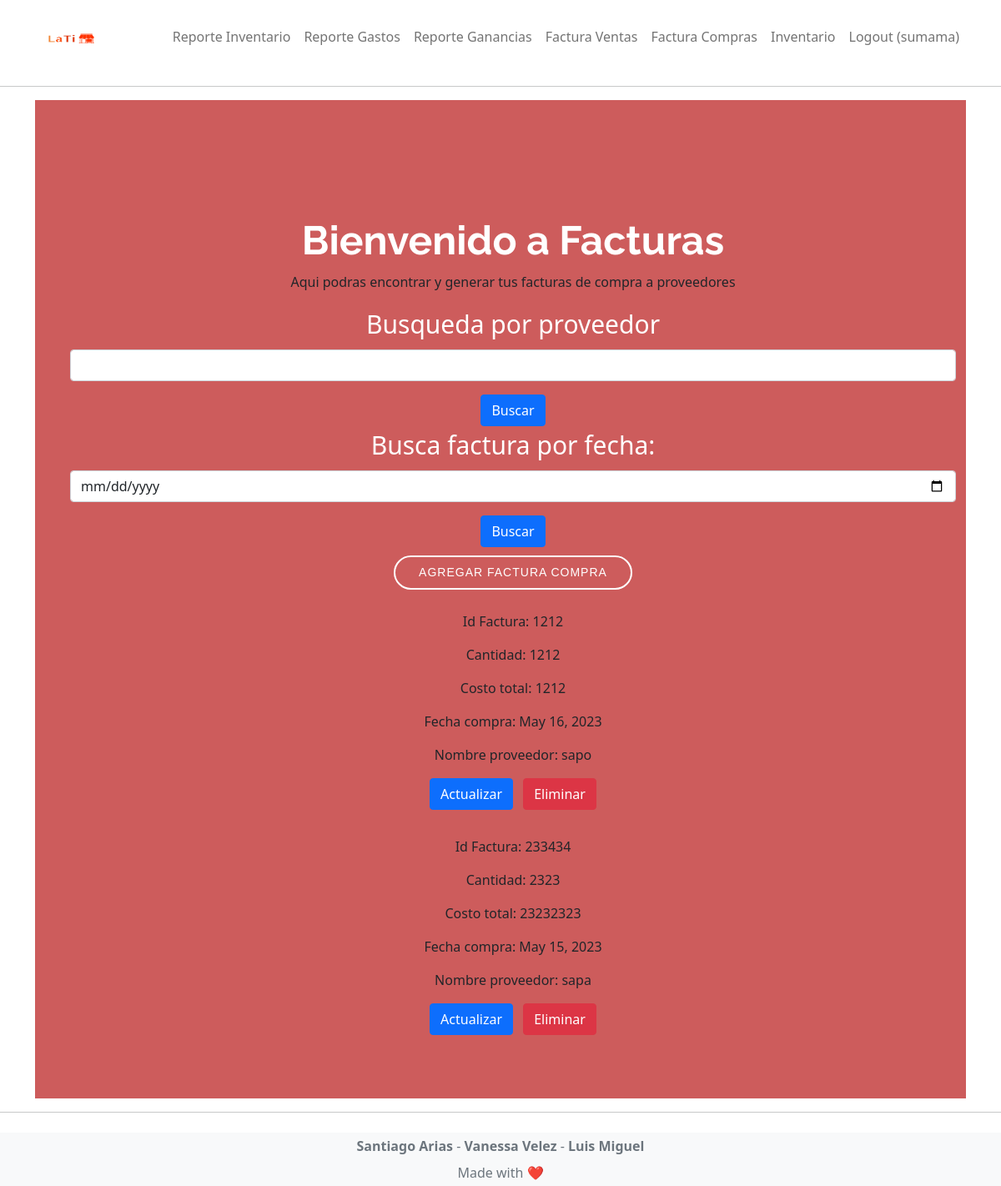
Screenshot of /usuario/1/facturaC/ (signed in) with the database file from the repository.
### lati/models.py (models this page shows)
class FacturaC(models.Model):
    idFacturaC = models.PositiveIntegerField(primary_key=True)
    cantProduct = models.PositiveIntegerField()
    costo =models.PositiveIntegerField()
    fecha = models.DateField(default=datetime.date.today)
    nombreProveedor = models.CharField(max_length=50)
    user =models.ForeignKey(User,on_delete=models.CASCADE)

### lati/views.py (the view)
# urls.py: path('usuario/<int:user_id>/facturaC/', appViews.facturaC,name='facturaC'),
def facturaC(request, user_id):
    searchTerm = request.GET.get('busquedaproveedor')
    searchTerm1 = request.GET.get('searchFacturaC')
    user = get_object_or_404(User,pk=user_id)
    if searchTerm:
        facturasC = FacturaC.objects.filter(nombreProveedor__icontains=searchTerm,user=user)
    elif searchTerm1:
        facturasC = FacturaC.objects.filter(fecha__icontains=searchTerm1,user=user)
    else:
        facturasC = FacturaC.objects.filter(user=user)
    return render(request,'facturaCompras.html',{'searchTerm':searchTerm,'searchTerm1':searchTerm1,'facturasC':facturasC})

### lati/templates/facturaCompras.html (shortened to what this page needs)
<!DOCTYPE html>
<html>
<head>
    <link href="https://cdn.jsdelivr.net/npm/bootstrap@5.0.2/dist/css/bootstrap.min.css" rel="stylesheet">
    <link rel="stylesheet" type="text/css" href="static/css/base.css">
</head>
<body>
    {% extends 'base.html' %}
    {% block content %}
    <section id="hero" class="d-flex align-items-center">
        <div class="container text-center">
            <h1>Bienvenido a Facturas</h1>
            <p>Aqui podras encontrar y generar tus facturas de compra a proveedores</p>
            {% if user.is_authenticated %}
                <form action="">
                    <div class="mb-3">
                        <label for="busquedaproveedor" class="form-label">
                            Busqueda por proveedor
                        </label>
                        <input type="text" class="form-control" name="busquedaproveedor" />
                    </div>
                    <button type="submit" class="btn btn-primary">Buscar</button>
                </form>
                <form action="">
                <div class="mb-3">
                <label class="form-label">Busca factura por fecha:</label>
                <input type="date" name="searchFacturaC" class="form-control" />
            </div>
            <button type="submit" class="btn btn-primary">
                Buscar
            </button>
            </form>
                <a href="{% url 'agregarFacturaC' user.id %}"class="btn_get_started">Agregar Factura Compra</a>
                {% for facturaC in facturasC %}
            <div v-for="facturaC in facturasC" class="col">
                <div class="card-body">
                    <p class="card-text">Id Factura: {{ facturaC.idFacturaC }} </p>
                    <p class="card-text">Cantidad: {{ facturaC.cantProduct }}</p>
                    <p class="card-text">Costo total: {{ facturaC.costo}}</p>
                    <p class="card-text">Fecha compra: {{ facturaC.fecha}}</p>
                    <p class="card-text">Nombre proveedor: {{ facturaC.nombreProveedor }}</p>
                    <a class="btn btn-primary me-2" href="{% url 'actualizarFacturaC' user.id facturaC.idFacturaC %}">Actualizar</a>
                    <a class="btn btn-danger" href="{% url 'eliminarFacturaC' user.id facturaC.idFacturaC %}">Eliminar</a>
                </div>
            </div>
                {% endfor %}
            {% else %}
                <a href="registro" class="btn_get_started">Iniciar</a>
            {% endif %}
        </div>
    </section>
    {% endblock content%}

### lati/templates/base.html (shortened to what this page needs)
<!DOCTYPE html>
<html>
<head>
{% load static %}
<link href="https://cdn.jsdelivr.net/npm/bootstrap@5.0.2/dist/css/bootstrap.min.css" rel="stylesheet">
<link rel="stylesheet" type="text/css" href="{% static 'css/base2.css' %}">
</head>
<body>
    <nav class="navbar navbar-expand-lg navbar-light" style="background-color: #00000;">
    <div class="container">
        <a class="navbar-brand" href="{% url 'home' %}">{% load static %}
            <img src="{% static 'img/prueba.png'%}" alt="" width="90" height="60" class="d-inline-block align-text-top"/>
        </a>
    <div class="collapse navbar-collapse"
    id="navbarNavAltMarkup">
    <div class="navbar-nav ms-auto">
        {% if user.is_authenticated %}
        <a class="nav-link" href="{% url 'reporteInventario' user.id %}">Reporte Inventario </a>
        <a class="nav-link" href="{% url 'reporteGastos' user.id %}">Reporte Gastos </a>
        <a class="nav-link" href="{% url 'reporteGanancias' user.id %}">Reporte Ganancias </a>
        <a class="nav-link" href="{% url 'facturaV' user.id%}">Factura Ventas </a>
        <a class="nav-link" href="{% url 'facturaC' user.id%}">Factura Compras </a>
        <a class="nav-link" href="{% url 'inventario' user.id%}">Inventario </a>
		<a class="nav-link" href="{% url 'logoutaccount' %}">Logout ({{ user.username }})</a>
		{% else %}
		<a class="nav-link" href="{% url 'login'%}">Login</a>
        <a class="nav-link" href="{% url 'register'%}">Sign Up</a>
        {% endif %}
    </div>
</div>
</div>
</nav>
<hr>
<div class="container">
    {% block content %}
    {% endblock content %}
</div>
<hr>
<footer class="text-center text-lg-start bg-light
text-muted mt-4" style="background-color: #00000;">
<div class="text-center p-1" >
    <a class="text-reset fw-bold text-decoration-none"
    target="_blank"
    href="https://twitter.com/">
    Santiago Arias
</a> -
<a class="text-reset fw-bold text-decoration-none"
target="_blank"
href="https://twitter.com/">
Vanessa Velez
</a> -
<a class="text-reset fw-bold text-decoration-none"
target="_blank"
href="https://twitter.com/gotaluism">
Luis Miguel
</a>
</div>
<div class="text-center p-1">Made with ❤️</div>
</footer>
</body>
</html>

### static/css/base.css (style rules this page uses)
* { margin: 0; padding: 0; box-sizing: border-box; }
a { text-decoration: none; }
h1 { font-family: 'Raleway', sans-serif; color: #f69f1c; }
section { padding: 60px 0; overflow: hidden; }
#hero { width: 100%; min-height: 100vh; background-color: indianred; background-position: center; background-size: cover; background-repeat: no-repeat; background-attachment: fixed; padding-left: 30px; }
#hero .container { padding-top: 80px; }
#hero h1 { font-size: 48px; font-weight: 700; line-height: 56px; color: #fff; margin: 0 0 10px; }
#hero .btn_get_started { font-family: 'Poppins', sans-serif; text-transform: uppercase; font-weight: 500; font-size: 14px; letter-spacing: 1px; display: inline-block; padding: 8px 28px; border-radius: 50px; margin: 10px; border: 2px solid #fff; background-color: transparent; color: #fff; transition: 0.6s all; }
#hero .form-label { font-size: 30px; color:#fff; }

### static/css/base2.css (style rules this page uses)
* { margin: 0; padding: 0; box-sizing: border-box; }
a { text-decoration: none; }
h1 { font-family: 'Raleway', sans-serif; color: #f69f1c; }
section { padding: 60px 0; overflow: hidden; }
#hero { width: 100%; min-height: 100vh; background-color: indianred; background-position: center; background-size: cover; background-repeat: no-repeat; background-attachment: fixed; padding-left: 30px; }
#hero .container { padding-top: 80px; }
#hero h1 { font-size: 48px; font-weight: 700; line-height: 56px; color: #fff; margin: 0 0 10px; }
#hero .btn_get_started { font-family: 'Poppins', sans-serif; text-transform: uppercase; font-weight: 500; font-size: 14px; letter-spacing: 1px; display: inline-block; padding: 8px 28px; border-radius: 50px; margin: 10px; border: 2px solid #fff; background-color: transparent; color: #fff; transition: 0.6s all; }
#hero .form-label { font-size: 30px; color:#fff; }
#hero .card-body { background-color: indianred; }

### rows the page displays
FacturaC: idFacturaC "1212", cantProduct "1212", costo "1212", fecha "May 16, 2023", nombreProveedor "sapo"
FacturaC: idFacturaC "233434", cantProduct "2323", costo "23232323", fecha "May 15, 2023", nombreProveedor "sapa"

### other values shown
{{ user.username }} "sumama"
